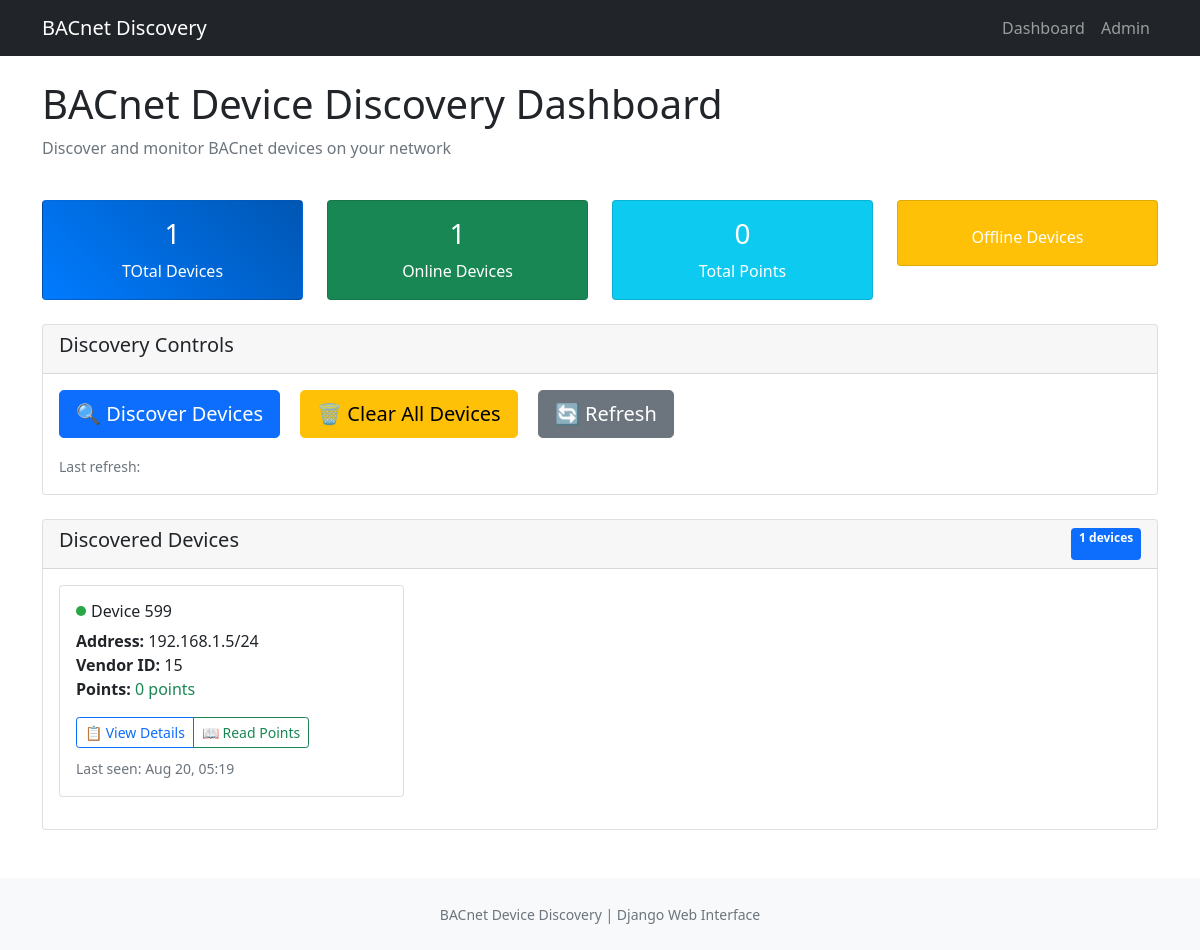
The app's page /, older data.
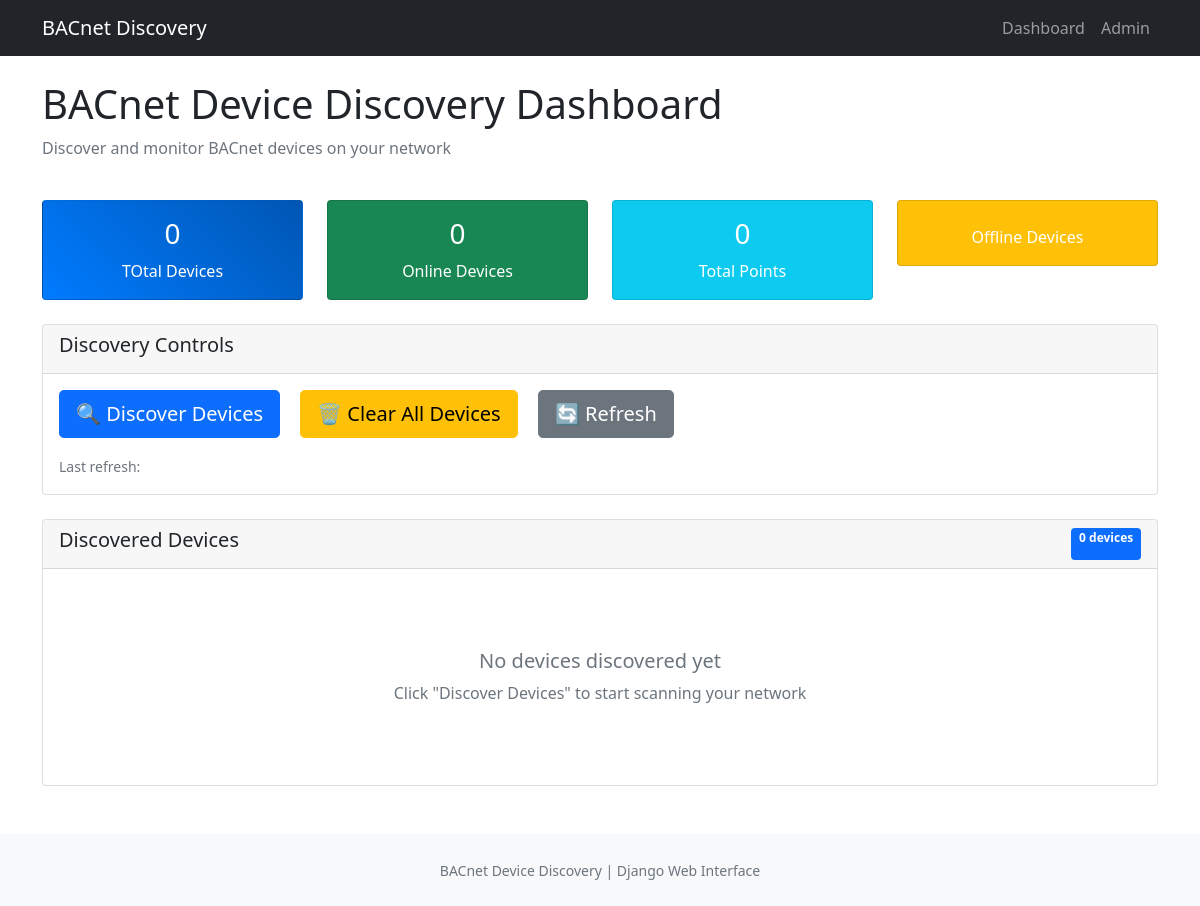
The same page, newer data.
### discovery/models.py (models this page shows, shortened)
class BACnetDevice(models.Model):
    device_id = models.IntegerField(
        unique=True, help_text="BACnet device instance number"
    )
    address = models.CharField(max_length=50, help_text="IP address of device")
    vendor_id = models.IntegerField(help_text="BACnet vendor ID")
    first_seen = models.DateTimeField(auto_now_add=True)
    last_seen = models.DateTimeField(auto_now_add=True)
    is_online = models.BooleanField(default=True)
    points_read = models.BooleanField(default=True)
    class Meta:
        ordering = ["device_id"]
        verbose_name = "BACnet Device"
        verbose_name_plural = "BACnet Devices"

### discovery/views.py (the view)
# urls.py: path("", views.dashboard, name="dashboard"),
def dashboard(request):
    devices = (
        BACnetDevice.objects.all()
        .annotate(point_count=Count("points"))
        .order_by("-last_seen")
    )
    context = {
        "devices": devices,
        "total_devices": devices.count(),
        "online_devices": devices.filter(is_online=True).count(),
        "total_points": BACnetPoint.objects.count(),
    }
    return render(request, "discovery/dashboard.html", context)

### discovery/templates/discovery/dashboard.html (shortened to what the changed rows need)
{% extends 'discovery/base.html' %}
{% block content %}
<div class="row mb-4">
    <div class="col">
        <h1>BACnet Device Discovery Dashboard</h1>
    </div>
</div>
<div class="row mb-4">
    <div class="col-md-3">
        <div class="card card-stats">
            <div class="card-body text-center">
                <h3 class="card-title">{{ total_devices }}</h3>
                <p class="card-text">TOtal Devices</p>
            </div>
        </div>
    </div>
    <div class="col-md-3">
        <div class="card text-white bg-success">
            <div class="card-body text-center">
                <h3 class="card-title">{{ online_devices }}</h3>
                <p class="card-text">Online Devices</p>
            </div>
        </div>
    </div>
</div>
<div class="row">
    <div class="col">
        <div class="card">
            <div class="card-header d-flex justify-content-between">
                <h5>Discovered Devices</h5>
                <span class="badge bg-primary">{{ devices|length }} devices</span>
            </div>
            <div class="card-body">
                {% if devices %}
                    <div class="row" id="devices-container">
                        {% for device in devices %}
                        <div class="col-md-6 col-lg-4 mb-3">
                            <div class="card device-card">
                                <div class="card-body">
                                    <div class="d-flex align-items-center mb-2">
                                        <span class="online-indicator {% if device.is_online %}online {% else %}offline{% endif %}"></span>
                                        <h6 class="card-title mb-0">Device {{ device.device_id }}</h6>
                                    </div>
                                    <p class="card-text">
                                        <strong>Address:</strong> {{ device.address }}<br>
                                        <strong>Vendor ID:</strong> {{ device.vendor_id }}<br>
                                        <strong>Points:</strong>
                                        {% if device.points_read %}
                                            <span class="text-success">{{ device.point_count }} points</span>
                                        {% else %}
                                            <span class="text-muted">Not read</span>
                                        {% endif %}
                                    </p>
                                    <div class="btn-group btn-group-sm">
                                        <a href="{% url 'discovery:device_detail' device.device_id %}" class="btn btn-outline-primary">
                                            📋 View Details
                                        </a>
                                        <button class="btn btn-outline-success read-points-btn" data-device-id="{{ device.device_id }}">
                                            📖 Read Points
                                        </button>
                                    </div>
                                    <div class="mt-2">
                                        <small class="text-muted">
                                            Last seen: {{ device.last_seen|date:"M d, H:i" }}
                                        </small>
                                    </div>
                                </div>
                            </div>
                        </div>
                        {% endfor %}
                    </div>
                    {% else %}
                        <div class="text-center py-5">
                            <h5 class="text-muted">No devices discovered yet</h5>
                            <p class="text-muted">Click "Discover Devices" to start scanning your network</p>
                        </div>
                    {% endif %}
            </div>
        </div>
    </div>
</div>
{% endblock %}

Row changes from the older to the newer data that the page shows:
removed BACnetDevice: is_online True (drawn), device_id "599", address "192.168.1.5/24", vendor_id "15", point_count "0", last_seen "Aug 20, 05:19"
Text that changed along with them:
{{ total_devices }}: "1" → "0"
{{ online_devices }}: "1" → "0"
{{ devices|length }}: "1" → "0"
text now shown: "No devices discovered yet Click \"Discover Devices\" to start scanning your network"
